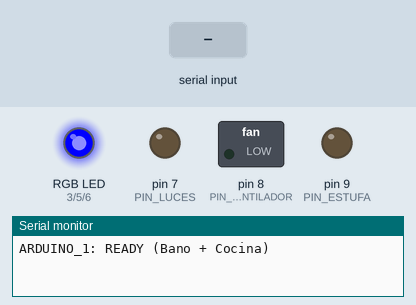
Recording of a sketch running on a simulated Arduino Uno, built with avr-gcc and run on an emulated ATmega328P. On the bench: switched loads named in the sketch (green lamp = pin HIGH), an RGB LED mixed from three pins (HIGH = lit), output pins drawn as LEDs (lit = HIGH), the last lines printed to the serial monitor. Inputs (shaded band) come from the test bench.

Above: at 1.2 s.
1.3 s: "SPA\n" received over Serial
At 2.5 s:
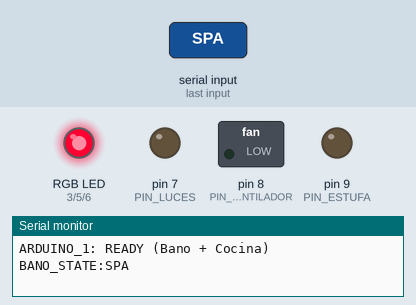
2.8 s: "MANANA\n" received over Serial
At 3.9 s:
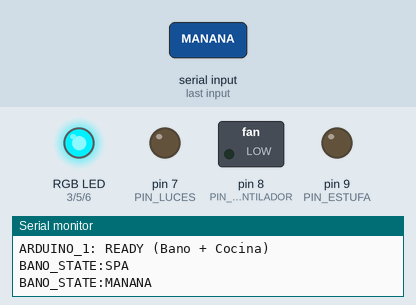
4.3 s: "NOCHE\n" received over Serial
At 5.0 s:
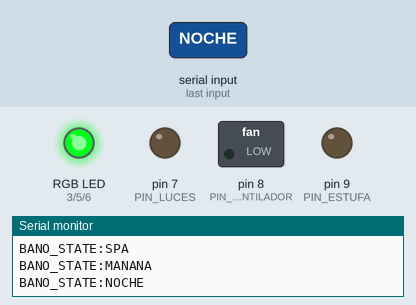
5.8 s: "ENCENDER_COCINA\n" received over Serial
At 6.5 s:
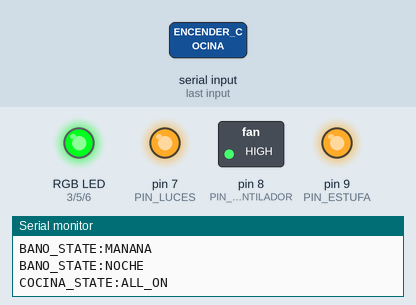
7.3 s: "VENTILACION_OFF\n" received over Serial
At 7.7 s:
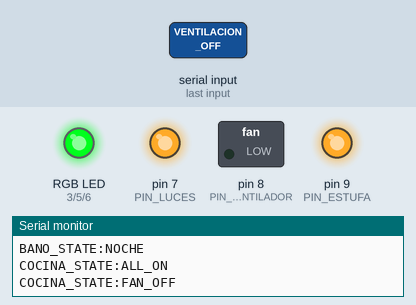
8.8 s: "SPA\n" received over Serial
At 9.6 s:
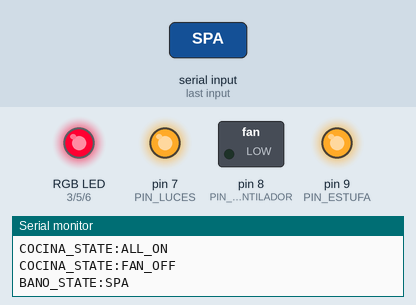
Timing chart, 0 to 11.3 s (numbered marks = the images above; inputs shaded):
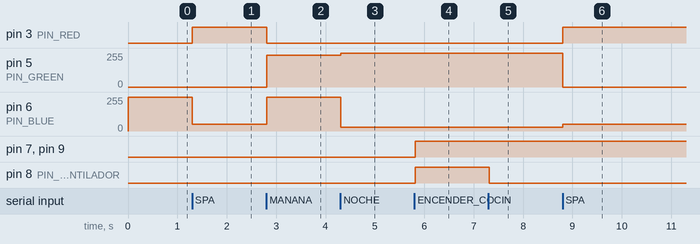

Measured:
- after the input at 1.3 s, pin 3 (PIN_RED): LOW → HIGH at once; pin 6 (PIN_BLUE): 255/255 → 50/255 at once
- after the input at 2.8 s, pin 3 (PIN_RED): HIGH → LOW at once; pin 5 (PIN_GREEN): 0/255 → 240/255 at once; pin 6 (PIN_BLUE): 50/255 → 255/255 at once
- after the input at 4.3 s, pin 5 (PIN_GREEN): 240/255 → 255/255 at once; pin 6 (PIN_BLUE): 255/255 → 30/255 at once
- after the input at 5.8 s, pin 7 (PIN_LUCES), pin 8 (PIN_VENTILADOR), pin 9 (PIN_ESTUFA): LOW → HIGH at once
- after the input at 7.3 s, pin 8 (PIN_VENTILADOR): HIGH → LOW at once
- after the input at 8.8 s, pin 3 (PIN_RED): LOW → HIGH at once; pin 5 (PIN_GREEN): 255/255 → 0/255 at once; pin 6 (PIN_BLUE): 30/255 → 50/255 at once

The sketch:

Arduino1_Bano_Cocina.ino
```cpp
/**
 * Arduino 1: Control de Baño Inteligente y Cocina Inteligente
 * Proyecto de Domótica por Voz - Universidad
 *
 * Conexiones Sugeridas:
 * - Baño: LED RGB (Rojo -> Pin 3, Verde -> Pin 5, Azul -> Pin 6) PWM
 * - Cocina: Luces Cocina -> Pin 7 (Relé/LED)
 * - Cocina: Ventilación -> Pin 8 (Motor DC/Relé)
 * - Cocina: Estufa -> Pin 9 (LED de calor/Relé)
 */

// Pines del Baño (RGB)
const int PIN_RED = 3;
const int PIN_GREEN = 5;
const int PIN_BLUE = 6;

// Pines de la Cocina
const int PIN_LUCES = 7;
const int PIN_VENTILADOR = 8;
const int PIN_ESTUFA = 9;

String inputBuffer = "";

void setup() {
  // Inicializar Comunicación Serial a 9600 baudios
  Serial.begin(9600);

  // Configurar Pines como Salidas
  pinMode(PIN_RED, OUTPUT);
  pinMode(PIN_GREEN, OUTPUT);
  pinMode(PIN_BLUE, OUTPUT);

  pinMode(PIN_LUCES, OUTPUT);
  pinMode(PIN_VENTILADOR, OUTPUT);
  pinMode(PIN_ESTUFA, OUTPUT);

  // Estado Inicial: Todo apagado, baño en color azul (Mañana)
  setRGBColor(0, 0, 255); // Azul por defecto
  digitalWrite(PIN_LUCES, LOW);
  digitalWrite(PIN_VENTILADOR, LOW);
  digitalWrite(PIN_ESTUFA, LOW);

  Serial.println("ARDUINO_1: READY (Bano + Cocina)");
}

void loop() {
  // Leer caracteres de la interfaz serial
  while (Serial.available() > 0) {
    char inChar = (char)Serial.read();

    // Si llega un salto de línea, procesar el comando acumulado
    if (inChar == '\n' || inChar == '\r') {
      inputBuffer.trim();
      if (inputBuffer.length() > 0) {
        processCommand(inputBuffer);
      }
      inputBuffer = ""; // Resetear buffer
    } else {
      inputBuffer += inChar;
    }
  }
}

// Procesar comandos recibidos
void processCommand(String cmd) {
  // --- COMANDOS DEL BAÑO ---
  if (cmd.equals("SPA")) {
    setRGBColor(255, 0, 50); // Rojo / Rosa Spa
    Serial.println("BANO_STATE:SPA");
  }
  else if (cmd.equals("MANANA")) {
    setRGBColor(0, 240, 255); // Celeste / Azul Mañana
    Serial.println("BANO_STATE:MANANA");
  }
  else if (cmd.equals("NOCHE")) {
    setRGBColor(0, 255, 30); // Verde suave Noche
    Serial.println("BANO_STATE:NOCHE");
  }

  // --- COMANDOS DE LA COCINA ---
  else if (cmd.equals("ENCENDER_COCINA")) {
    digitalWrite(PIN_LUCES, HIGH);
    digitalWrite(PIN_VENTILADOR, HIGH);
    digitalWrite(PIN_ESTUFA, HIGH);
    Serial.println("COCINA_STATE:ALL_ON");
  }
  else if (cmd.equals("APAGAR_COCINA")) {
    digitalWrite(PIN_LUCES, LOW);
    digitalWrite(PIN_VENTILADOR, LOW);
    digitalWrite(PIN_ESTUFA, LOW);
    Serial.println("COCINA_STATE:ALL_OFF");
  }
  else if (cmd.equals("VENTILACION_ON")) {
    digitalWrite(PIN_VENTILADOR, HIGH);
    Serial.println("COCINA_STATE:FAN_ON");
  }
  else if (cmd.equals("VENTILACION_OFF")) {
    digitalWrite(PIN_VENTILADOR, LOW);
    Serial.println("COCINA_STATE:FAN_OFF");
  }
  else if (cmd.equals("LUCES_COCINA_ON")) {
    digitalWrite(PIN_LUCES, HIGH);
    Serial.println("COCINA_STATE:LIGHTS_ON");
  }
  else if (cmd.equals("LUCES_COCINA_OFF")) {
    digitalWrite(PIN_LUCES, LOW);
    Serial.println("COCINA_STATE:LIGHTS_OFF");
  }
}

// Función auxiliar para setear colores en LED RGB (ánodo o cátodo común)
void setRGBColor(int r, int g, int b) {
  // Si utilizas LED RGB de Cátodo Común (conectar GND a tierra):
  analogWrite(PIN_RED, r);
  analogWrite(PIN_GREEN, g);
  analogWrite(PIN_BLUE, b);

  // Si usas LED RGB de Ánodo Común (conectar VCC a 5V), descomenta esto y comenta lo anterior:
  // analogWrite(PIN_RED, 255 - r);
  // analogWrite(PIN_GREEN, 255 - g);
  // analogWrite(PIN_BLUE, 255 - b);
}
```
